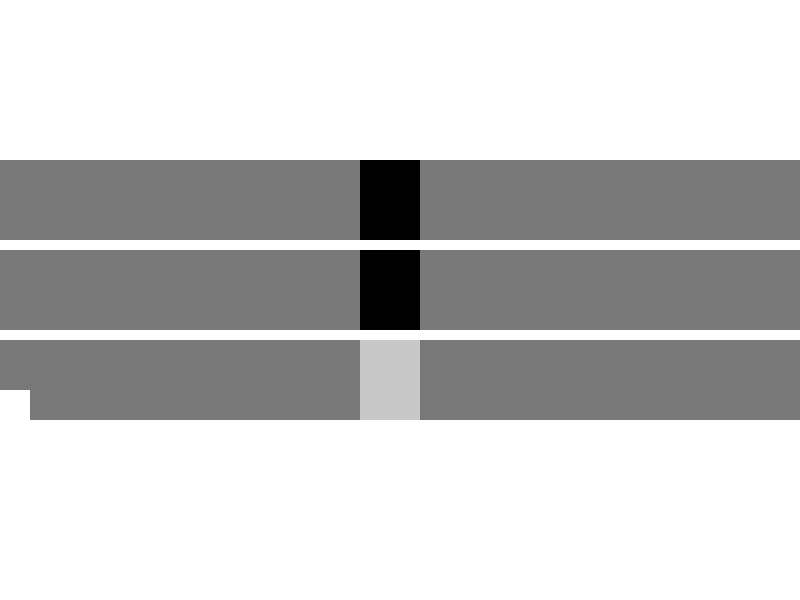
Frame 1 (no input)
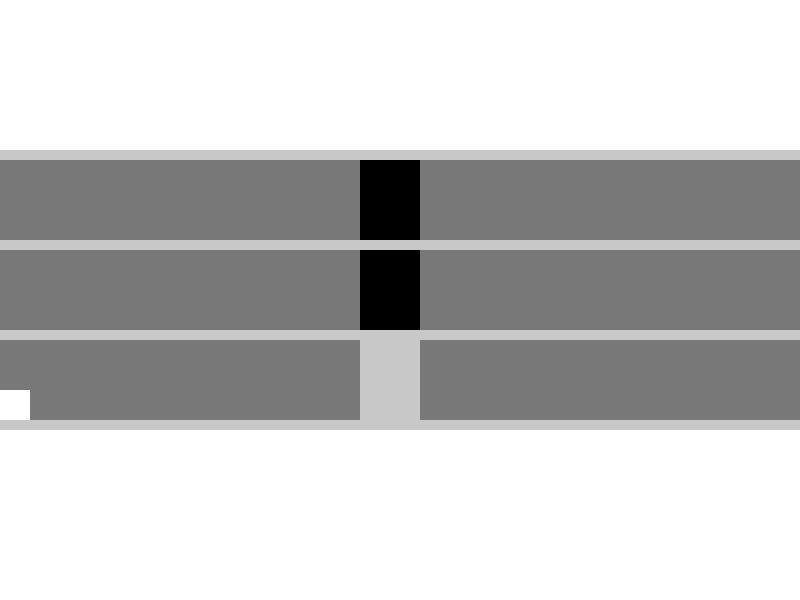
Frame 60 (the mouse pressed at the canvas centre just before this capture)
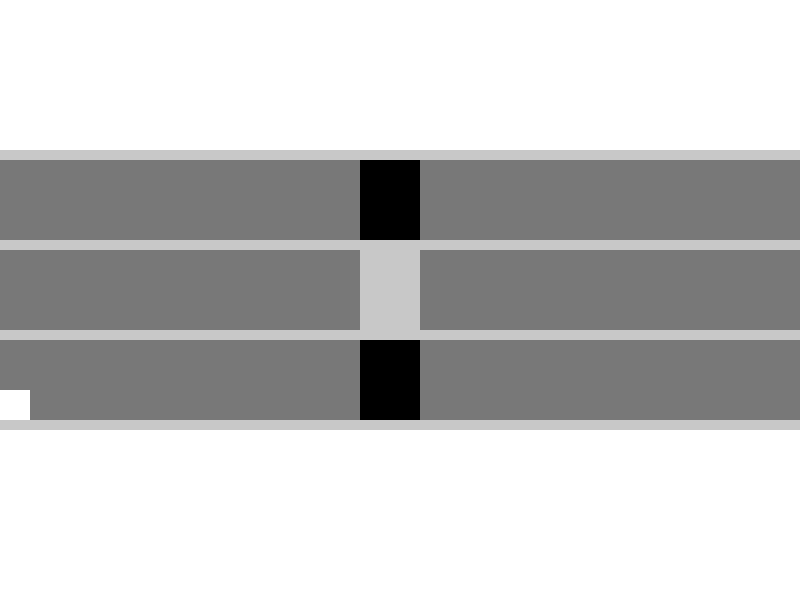
Frame 120 (the mouse held since frame 60 and released just before this capture)

The Processing sketch that drew these frames (run headless with seeded random() and noise(); from frame 60 on, the mouse is pressed at the canvas centre):

// Processing sketch: elevator
// ── elevator.pde
int x = 0;
int y = 390;
int tempo = 0;
boolean elevatorPit = false;

//estados possíveis
int terreo = 0;
int andar1 = 1;
int andar1_ = 2;
int andar2 = 3;
int block0 = 4;
int block1 = 5;
int block2 = 6;

//estado inicial
int estado = terreo;
int estadoBlock = block0;

void setup() {
  size(800, 600);
  noStroke();
}

void draw() {
  background(255);
  desenhaMapa();
  desenhaBlock();
  MEF_elevator();
  MEF_block();
  pit();
  blockMovement();
}

void MEF_elevator() {
  if ( estado == terreo) {
    fill(200);
    rect(360, 340, 60, 80);
    tempo++;
    if (tempo >= 120) {
      estado = andar1;
      tempo = 0;
      if (elevatorPit == true) {
        if ( y == 390) {
          y = 300;
        }
      }
    }
  }
  if (estado == andar1) {
    fill(200);
    rect(360, 250, 60, 80);
    tempo++;
    if (tempo >= 120) {
      estado = andar2;
      tempo = 0;
      if (elevatorPit == true) {
        if (y == 300) {
          y = 210;
        }
      }
    }
  }
  if (estado == andar2) {
    fill(200);
    rect(360, 160, 60, 80);
    tempo++;
    if (tempo >= 120) {
      estado = andar1_;
      tempo = 0;
      if (elevatorPit == true) {
        if ( y == 210) {
          y = 300;
        }
      }
    }
  }
  if ( estado == andar1_) {
    fill(200);
    rect(360, 250, 60, 80);
    tempo++;
    if (tempo >= 120) {
      estado = terreo;
      tempo = 0;
      if (elevatorPit == true) {
        if (y == 300) {
          y = 390;
        }
      }
    }
  }
  if (estado == terreo) {
    fill(200);
    rect(360, 340, 60, 80);
    tempo++;
    if (tempo >= 120) {
      estado = andar1;
      tempo = 0;
      if (elevatorPit == true) {
        if (y == 390) {
          y = 300;
        }
      }
    }
  }
}

void MEF_block() {
  if (estadoBlock == block0 && estado == terreo) {
    if (elevatorPit == true) {
      estadoBlock = block1;
    }
  }
  if (estadoBlock == block1 && estado == andar1) {
    if (elevatorPit == true) {
      estadoBlock = block2;
    }
  }
  if (estadoBlock == block2 && estado == andar2) {
    if (elevatorPit == true) {
      estadoBlock = block1;
    }
  }
  if (estadoBlock == block1 && estado == andar1_) {
    if (elevatorPit == true) {
      estadoBlock = block0;
    }
  }
}

void pit() {
  if (x >= 360 && x < 420) {
    elevatorPit = true;
  } else {
    elevatorPit = false;
  }
}

void desenhaMapa() {
  rect(0, 150, 800, 280);
  fill(120);
  rect(0, 160, 800, 80);
  rect(0, 250, 800, 80);
  rect(0, 340, 800, 80);
  fill(0);
  rect(360, 160, 60, 80);
  rect(360, 250, 60, 80);
  rect(360, 340, 60, 80);
}

void desenhaBlock() {
  fill(255);
  rect(x, y, 30, 30);
}

void blockMovement() {
  if (keyPressed) {
    if (keyCode == RIGHT) {
      x += 5;
      if (x >= width) {
        x = -40;
      }
    }
    if (keyCode == LEFT) {
      x -= 5;
      if ( x <= -40) {
        x = 800;
      }
    }
  }
}
